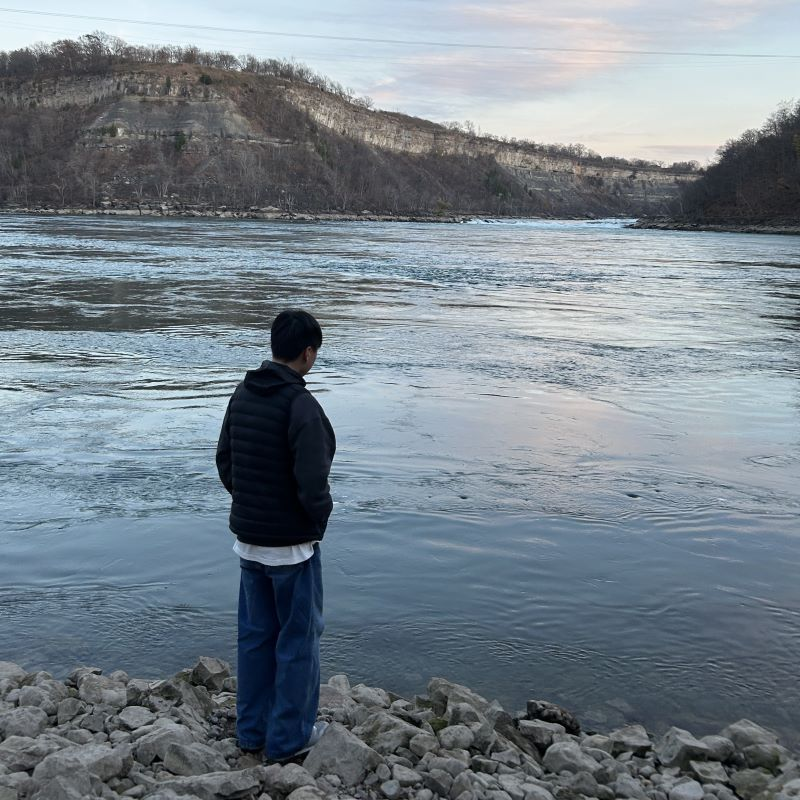
#> input picture OpencvCpp/assets/human.jpg, 800 x 800 px
$ python hog.py   (older library calls are emulated)
#> lines starting #> are read from the running program, lines starting #| are printed output that depends on the picture
import cv2
import numpy as np
import matplotlib.pyplot as plt


def sqrt_gamma_compression(image, gamma=0.5):
    normalized_image = image / 255.0
    compressed_image = np.power(normalized_image, gamma)
    compressed_image = (compressed_image * 255).astype(np.uint8)

    return compressed_image


def gradients(image):
    # [-1 0 1] 마스크 적용
    mask_x = np.array([[-1, 0, 1]])
    mask_y = np.array([[-1], [0], [1]])
    gx = cv2.filter2D(image, cv2.CV_64F, mask_x)
    gy = cv2.filter2D(image, cv2.CV_64F, mask_y)

    # Gradients 계산
    magnitude = np.sqrt(gx**2 + gy**2)
    orientation = (np.arctan2(gy, gx) * (180 / np.pi)) % 180
    return magnitude, orientation


def gaussian_filter(magnitude, cell_size, block_size, sigma):
    h, w = magnitude.shape
    block_stride = cell_size * block_size  # block 단위로 계산
    filtered_magnitude = np.zeros_like(magnitude)

    for i in range(0, h - block_stride + 1, cell_size):
        for j in range(0, w - block_stride + 1, cell_size):
            # 가우시안 필터 적용
            block = magnitude[i : i + block_stride, j : j + block_stride]
            gaussian_block = cv2.GaussianBlur(block, (0, 0), sigma)
            filtered_magnitude[i : i + block_stride, j : j + block_stride] = (
                gaussian_block
            )

    return filtered_magnitude


def vote_histogram(magnitude, orientation, cell_size, n_bins, degree):
    h, w = magnitude.shape
    n_cell_rows, n_cell_cols = h // cell_size, w // cell_size
    hist = np.zeros((n_cell_rows, n_cell_cols, n_bins))
    bin_width = degree // n_bins

    for row in range(n_cell_rows):
        for col in range(n_cell_cols):
            # Cell 범위
            row_start = row * cell_size
            row_end = (row + 1) * cell_size
            col_start = col * cell_size
            col_end = (col + 1) * cell_size

            cell_magnitude = magnitude[row_start:row_end, col_start:col_end].ravel()
            cell_orientation = orientation[row_start:row_end, col_start:col_end].ravel()

            for mag, ori in zip(cell_magnitude, cell_orientation):
                # Bilinear interpolation
                prev_bin = int(ori // bin_width)
                next_bin = (prev_bin + 1) % n_bins
                bin_fraction = (ori % bin_width) / bin_width
                # Vote
                hist[row, col, prev_bin] += mag * (1 - bin_fraction)
                hist[row, col, next_bin] += mag * bin_fraction

    return hist


def normalize(hist, block_size, stride):
    rows, cols, _ = hist.shape
    norm_hist = np.zeros_like(hist)

    for row in range(0, rows - block_size + 1, stride):
        for col in range(0, cols - block_size + 1, stride):
            block_magnitude = hist[row : row + block_size, col : col + block_size, :]
            norm = np.sqrt(np.sum(block_magnitude.ravel() ** 2) + 1e-6)
            norm_block = block_magnitude / norm
            norm_hist[row : row + block_size, col : col + block_size, :] = norm_block

    return norm_hist


def visualize(image):
    height, width = image.shape
    plt.figure(figsize=(width, height))
    plt.imshow(image, cmap="gray")
    plt.axis("off")
    plt.show()


CELL_SIZE = 8  # Cell: 8 x 8 pixel
BLOCK_SIZE = 2  # Block: 16 x 16 pixel
BLOCK_STRIDE = 1  # 4-fold coverage
STD = 8  # Block_width * 0.5
N_BINS = 9
UNSIGNED = 180

# 이미지 준비
image = cv2.imread("../../../assets/human.jpg", cv2.IMREAD_GRAYSCALE)
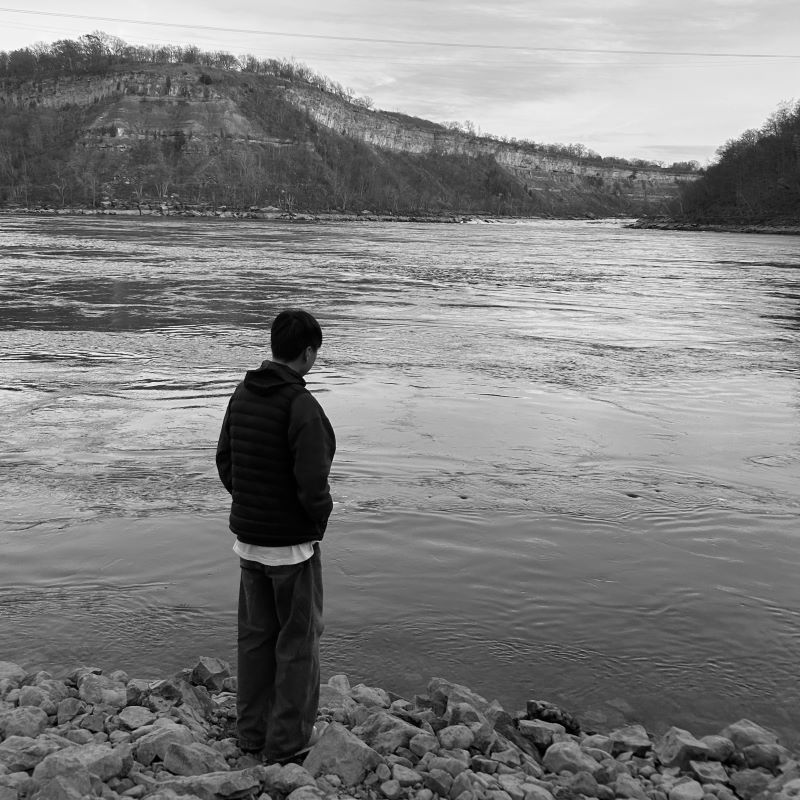
#> image: shape (800, 800); min 0, max 255, mean 128.5
visualize(image)

# Gradient 크기 및 방향
magnitude, orientation = gradients(image)
#> in gradients, `gx = cv2.filter2D(image, cv2.CV_64F, mask_x)`:
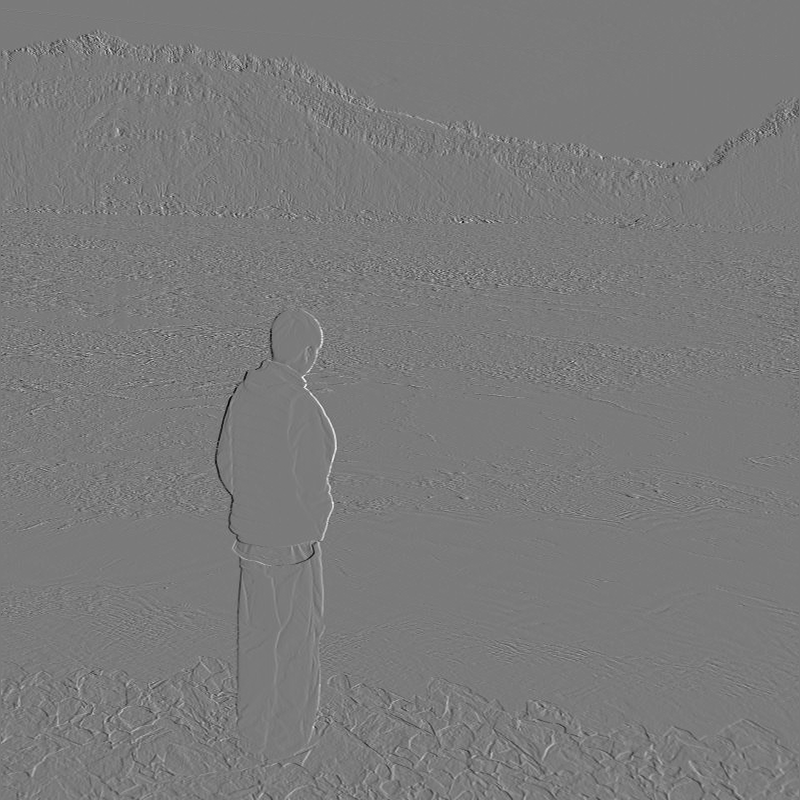
#> gx: shape (800, 800) float64; min -217, max 233, mean 0; drawn with min black and max white
#> in gradients, `gy = cv2.filter2D(image, cv2.CV_64F, mask_y)`:
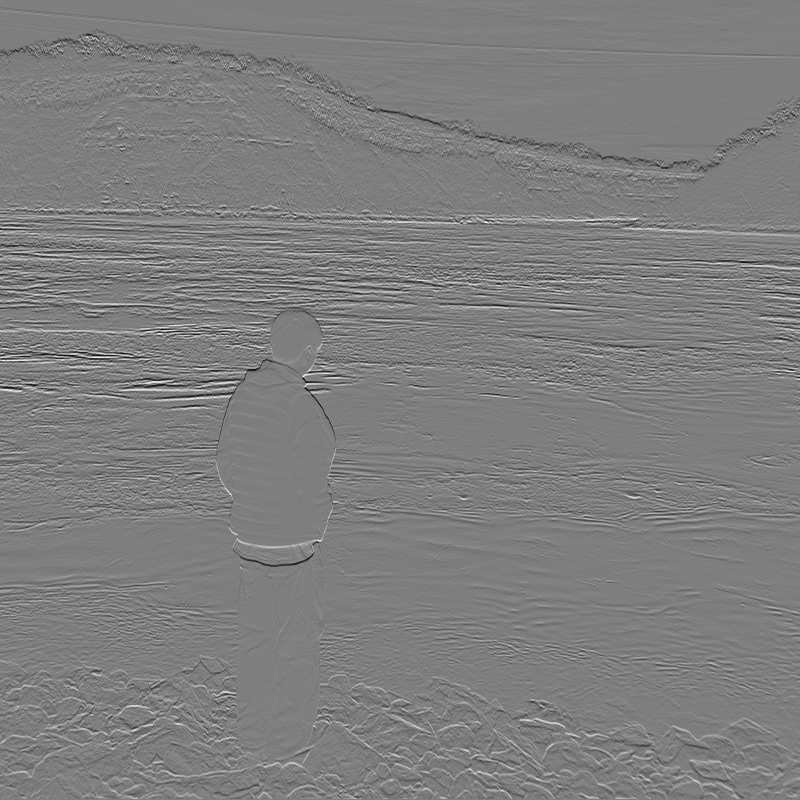
#> gy: shape (800, 800) float64; min -218, max 220, mean -0.3; drawn with min black and max white
#> in gradients, `magnitude = np.sqrt(gx**2 + gy**2)`:
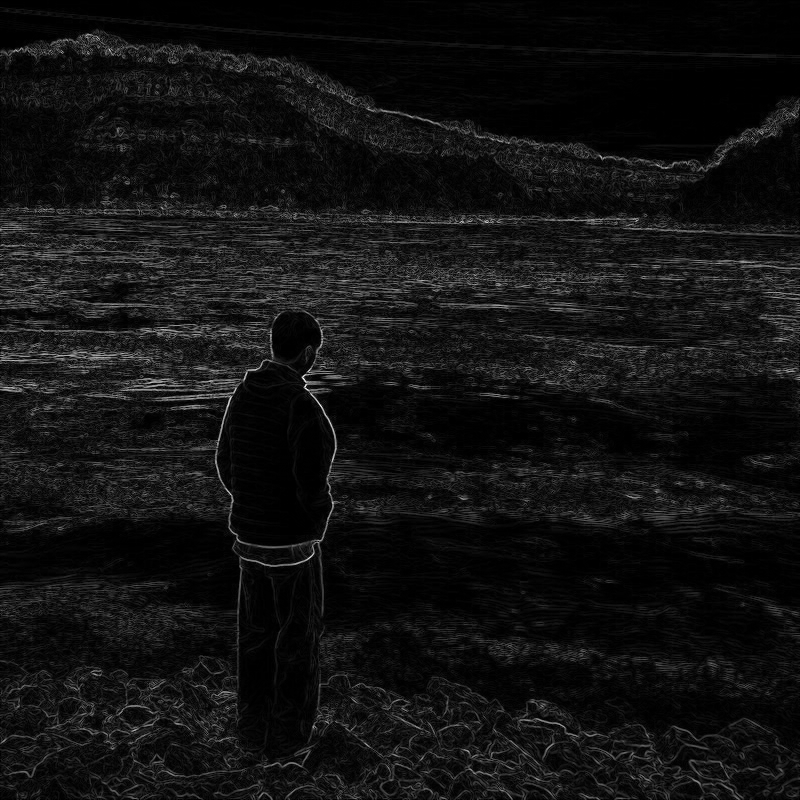
#> magnitude: shape (800, 800) float64; min 0, max 285.9, mean 20.5; drawn with min black and max white
#> in gradients, `orientation = (np.arctan2(gy, gx) * (180 / np.pi)) % 180`:
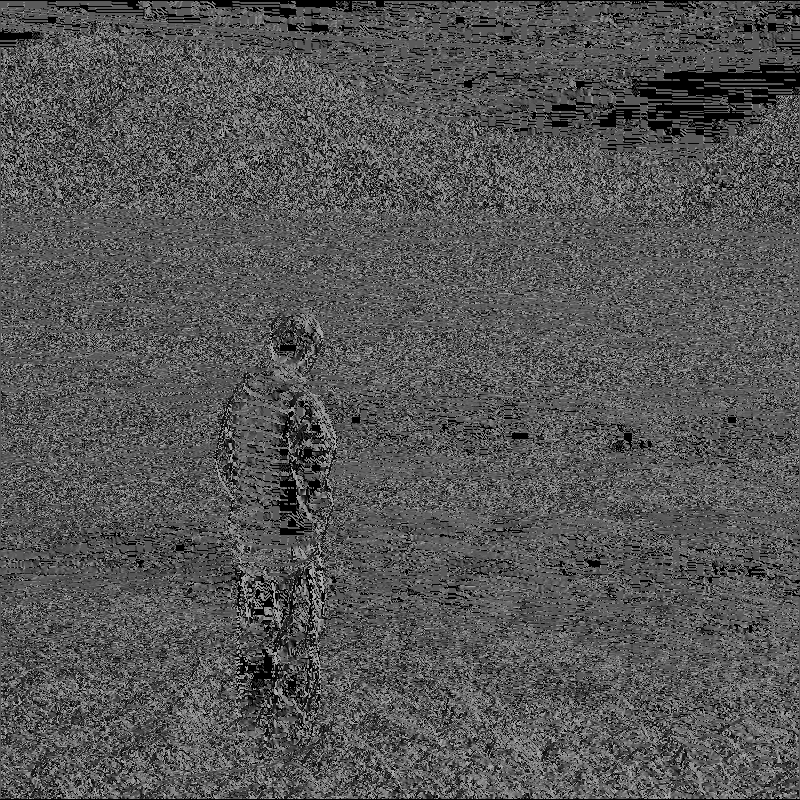
#> orientation: shape (800, 800) float64; min 0, max 179.7, mean 85.8
visualize(magnitude)

# 가우시안 필터 적용
filtered_magnitude = gaussian_filter(magnitude, CELL_SIZE, BLOCK_SIZE, STD)
#> after the loop in gaussian_filter, `for i in range(0, h - block_stride + 1, cell_size):`:
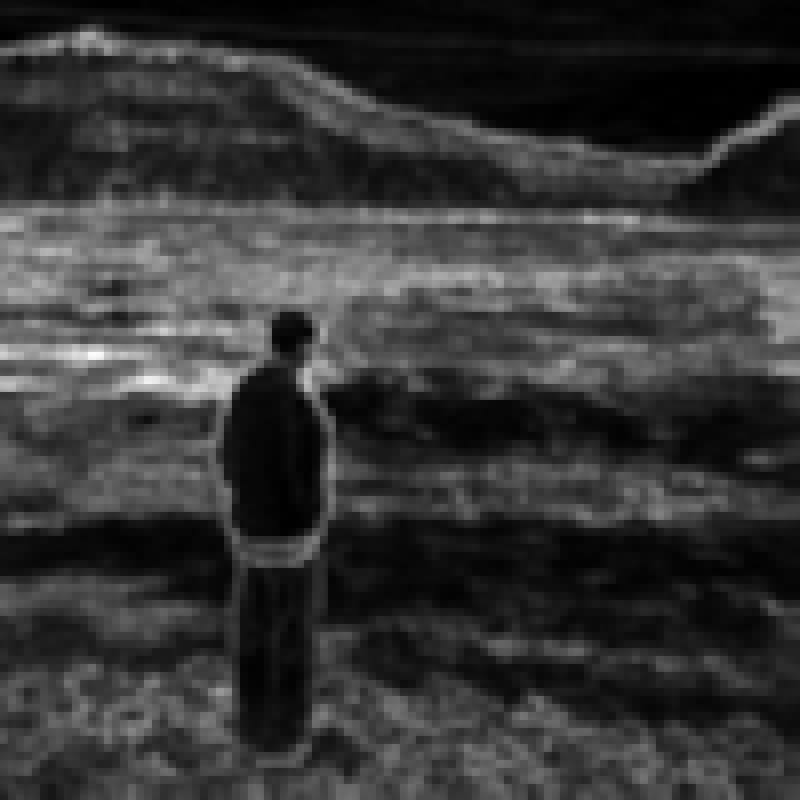
#> filtered_magnitude: shape (800, 800) float64; min 0.121, max 95.92, mean 20.5; drawn with min black and max white
visualize(filtered_magnitude)

# Histogram 생성
hist = vote_histogram(filtered_magnitude, orientation, CELL_SIZE, N_BINS, UNSIGNED)

# Block 정규화
norm_hist = normalize(hist, BLOCK_SIZE, BLOCK_STRIDE)
